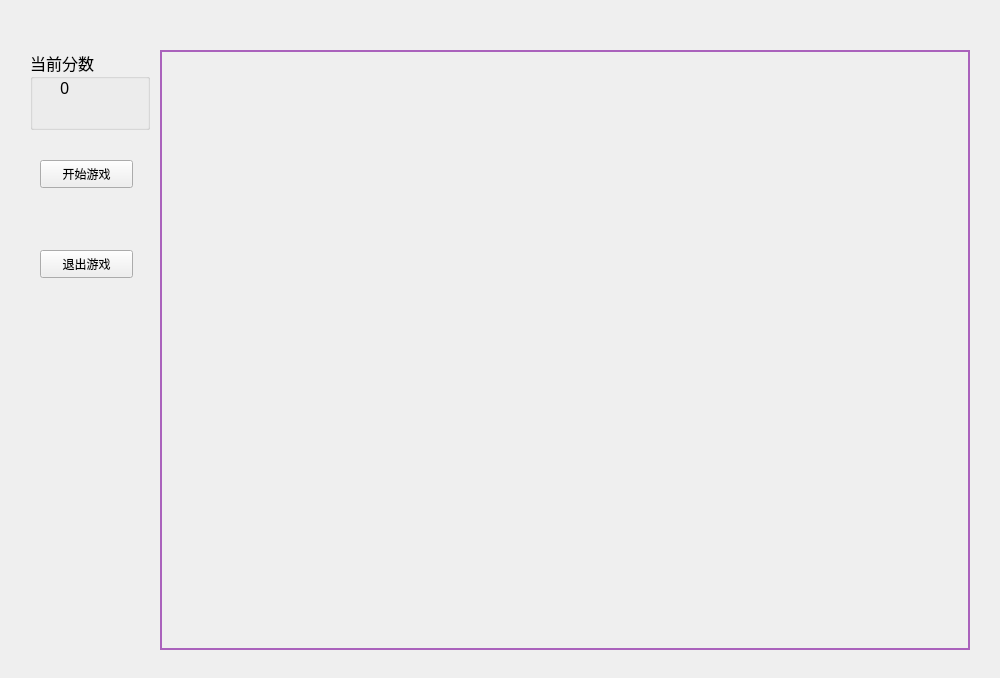
<?xml version="1.0" encoding="UTF-8"?>
<ui version="4.0">
 <class>MyWidget</class>
 <widget class="QWidget" name="MyWidget">
  <property name="enabled">
   <bool>true</bool>
  </property>
  <property name="geometry">
   <rect>
    <x>0</x>
    <y>0</y>
    <width>1000</width>
    <height>678</height>
   </rect>
  </property>
  <property name="windowTitle">
   <string>MyWidget</string>
  </property>
  <layout class="QVBoxLayout" name="verticalLayout">
   <item>
    <widget class="QStackedWidget" name="stackedWidget">
     <property name="currentIndex">
      <number>1</number>
     </property>
     <widget class="QWidget" name="page">
      <layout class="QVBoxLayout" name="verticalLayout_2">
       <item>
        <spacer name="verticalSpacer">
         <property name="orientation">
          <enum>Qt::Vertical</enum>
         </property>
         <property name="sizeType">
          <enum>QSizePolicy::Minimum</enum>
         </property>
         <property name="sizeHint" stdset="0">
          <size>
           <width>20</width>
           <height>5</height>
          </size>
         </property>
        </spacer>
       </item>
       <item>
        <widget class="QWidget" name="widget" native="true">
         <layout class="QVBoxLayout" name="verticalLayout_3">
          <item>
           <widget class="QLabel" name="label">
            <property name="font">
             <font>
              <family>Arial</family>
              <pointsize>16</pointsize>
              <weight>75</weight>
              <bold>true</bold>
             </font>
            </property>
            <property name="layoutDirection">
             <enum>Qt::LeftToRight</enum>
            </property>
            <property name="text">
             <string>  贪吃蛇</string>
            </property>
            <property name="alignment">
             <set>Qt::AlignCenter</set>
            </property>
           </widget>
          </item>
         </layout>
        </widget>
       </item>
       <item>
        <widget class="QWidget" name="widget_2" native="true">
         <property name="enabled">
          <bool>true</bool>
         </property>
         <widget class="QLabel" name="IpLabel">
          <property name="geometry">
           <rect>
            <x>400</x>
            <y>30</y>
            <width>72</width>
            <height>15</height>
           </rect>
          </property>
          <property name="text">
           <string>ip</string>
          </property>
         </widget>
         <widget class="QLabel" name="PortLabel">
          <property name="geometry">
           <rect>
            <x>400</x>
            <y>70</y>
            <width>72</width>
            <height>15</height>
           </rect>
          </property>
          <property name="text">
           <string>port</string>
          </property>
         </widget>
         <widget class="QLineEdit" name="IpLineEdit">
          <property name="geometry">
           <rect>
            <x>450</x>
            <y>30</y>
            <width>113</width>
            <height>21</height>
           </rect>
          </property>
          <property name="text">
           <string>127.0.0.1</string>
          </property>
         </widget>
         <widget class="QLineEdit" name="PortLinePort">
          <property name="geometry">
           <rect>
            <x>450</x>
            <y>70</y>
            <width>113</width>
            <height>21</height>
           </rect>
          </property>
          <property name="text">
           <string>8888</string>
          </property>
         </widget>
        </widget>
       </item>
       <item>
        <widget class="QWidget" name="widget_3" native="true">
         <widget class="QPushButton" name="record_button">
          <property name="geometry">
           <rect>
            <x>430</x>
            <y>60</y>
            <width>125</width>
            <height>50</height>
           </rect>
          </property>
          <property name="font">
           <font>
            <family>幼圆</family>
            <pointsize>12</pointsize>
           </font>
          </property>
          <property name="text">
           <string>历史记录</string>
          </property>
         </widget>
         <widget class="QPushButton" name="start_button">
          <property name="geometry">
           <rect>
            <x>430</x>
            <y>0</y>
            <width>125</width>
            <height>50</height>
           </rect>
          </property>
          <property name="font">
           <font>
            <family>幼圆</family>
            <pointsize>14</pointsize>
           </font>
          </property>
          <property name="text">
           <string>开始游戏</string>
          </property>
         </widget>
        </widget>
       </item>
       <item>
        <spacer name="verticalSpacer_2">
         <property name="orientation">
          <enum>Qt::Vertical</enum>
         </property>
         <property name="sizeType">
          <enum>QSizePolicy::Preferred</enum>
         </property>
         <property name="sizeHint" stdset="0">
          <size>
           <width>20</width>
           <height>40</height>
          </size>
         </property>
        </spacer>
       </item>
      </layout>
     </widget>
     <widget class="QWidget" name="page_2">
      <property name="styleSheet">
       <string notr="true"/>
      </property>
      <layout class="QHBoxLayout" name="horizontalLayout_2">
       <item>
        <widget class="QWidget" name="widget_5" native="true">
         <widget class="QGroupBox" name="grade_box">
          <property name="geometry">
           <rect>
            <x>10</x>
            <y>30</y>
            <width>120</width>
            <height>80</height>
           </rect>
          </property>
          <property name="font">
           <font>
            <family>宋体</family>
            <pointsize>12</pointsize>
           </font>
          </property>
          <property name="title">
           <string>当前分数</string>
          </property>
          <widget class="QLabel" name="grade_label">
           <property name="geometry">
            <rect>
             <x>30</x>
             <y>30</y>
             <width>72</width>
             <height>15</height>
            </rect>
           </property>
           <property name="text">
            <string>0</string>
           </property>
          </widget>
         </widget>
         <widget class="QWidget" name="game_widget" native="true">
          <property name="enabled">
           <bool>true</bool>
          </property>
          <property name="geometry">
           <rect>
            <x>140</x>
            <y>30</y>
            <width>810</width>
            <height>600</height>
           </rect>
          </property>
          <property name="styleSheet">
           <string notr="true">border: 2px solid rgb(170, 98, 188);</string>
          </property>
         </widget>
         <widget class="QPushButton" name="game_buttton">
          <property name="geometry">
           <rect>
            <x>20</x>
            <y>140</y>
            <width>93</width>
            <height>28</height>
           </rect>
          </property>
          <property name="text">
           <string>开始游戏</string>
          </property>
         </widget>
         <widget class="QPushButton" name="pushButton">
          <property name="geometry">
           <rect>
            <x>20</x>
            <y>230</y>
            <width>93</width>
            <height>28</height>
           </rect>
          </property>
          <property name="text">
           <string>退出游戏</string>
          </property>
         </widget>
        </widget>
       </item>
      </layout>
     </widget>
    </widget>
   </item>
  </layout>
 </widget>
 <resources/>
 <connections/>
</ui>
